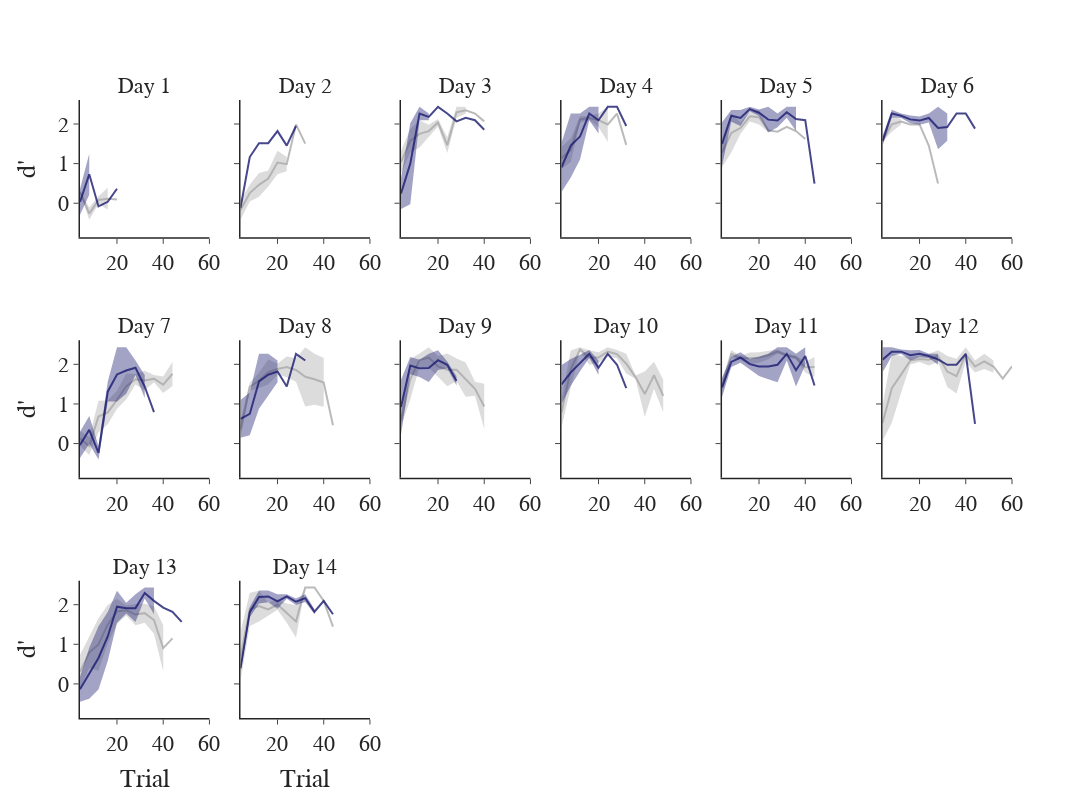

The notebook cell this image was saved under:
### Markdown cell above
### Plot lick accuracy, dprime, correct rejection rate across trials for all days.

### Code cell
## Bin metrics
variable_of_interest = 'dprime'
only_min_trials = False
## Bin data
binned_metrics = ctb.aggregate_metrics(metrics, bin_size=bin_size, variable_of_interest=variable_of_interest)
avg_binned = binned_metrics.groupby(['group', 'day', 'binned_trial'], as_index=False).agg({variable_of_interest: ['mean', 'sem']})

fig = pf.custom_graph_template(x_title='', y_title='', height=800, width=1200,
                               rows=3, columns=6, shared_x=True, shared_y=True,
                               titles=[f'Day {x}' for x in np.arange(1, len(np.unique(avg_binned['day']))+1)])
for idx, day in enumerate(np.unique(avg_binned['day'])):
    plot_data = avg_binned[avg_binned['day'] == day]

    if only_min_trials:
        trial_lengths = []
        for group in np.unique(plot_data['group']):
            trial_lengths.append(plot_data['binned_trial'][plot_data['group'] == group].values[-1])
            min_trials = np.min(trial_lengths)
    if idx < 6:
        row, col = 1, idx + 1
    elif (idx >= 6) & (idx < 12):
        row, col = 2, idx - 5
    else:
        row, col = 3, idx - 11

    for ind, group in enumerate(np.unique(plot_data['group'])):
            if only_min_trials:
                group_data = plot_data[(plot_data['group'] == group) & (plot_data['binned_trial'] <= min_trials)]
                upper = group_data[variable_of_interest]['mean'] + group_data[variable_of_interest]['sem']
                lower = group_data[variable_of_interest]['mean'] - group_data[variable_of_interest]['sem']
            else:
                group_data = plot_data[(plot_data['group'] == group)]
                upper = group_data[variable_of_interest]['mean'] + group_data[variable_of_interest]['sem']
                lower = group_data[variable_of_interest]['mean'] - group_data[variable_of_interest]['sem']
            x_data = np.arange(1, len(group_data['binned_trial'])+1) * bin_size
            fig.add_trace(go.Scatter(x=x_data, y=group_data[variable_of_interest]['mean'], mode='lines', opacity=opacity,
                                    line_color=group_colors_dict[group], showlegend=False,
                                    legendgroup=group, name=group), row=row, col=col)
            fig.add_trace(go.Scatter(name='Upper Bound', x=x_data, y=upper, mode='lines',
                                    marker=dict(color=error_colors[ind]), line=dict(width=0), showlegend=False, 
                                    legendgroup=group), row=row, col=col)
            fig.add_trace(go.Scatter(name='Lower Bound', x=x_data, y=lower, marker=dict(color=error_colors[ind]),
                                    line=dict(width=0), mode='lines', fillcolor=error_colors[ind], fill='tonexty', 
                                    showlegend=False, legendgroup=group), row=row, col=col)
if variable_of_interest != 'dprime':
    fig.add_hline(y=1, line_width=1, line_dash='dash', line_color=chance_color, opacity=1)
fig.update_yaxes(title="d'", col=1)
fig.update_xaxes(title='Trial', row=3)
fig.show()
fig.write_image(pjoin(fig_path, 'dprime_across_trials_across_days.png'))

### Figure 1 — Plotly figure (JSON) as saved in the notebook; plotly's stock layout.template omitted (floating-point values rounded to 4 significant figures)
{"data": [{"legendgroup": "thresh3_twoport", "line": {"color": "darkgrey"}, "mode": "lines", "name": "thresh3_twoport", "opacity": 0.8, "showlegend": false, "type": "scatter", "x": [4, 8, 12, 16, 20], "xaxis": "x", "y": [0.2882, -0.2624, 0.08169, 0.1138, 0.0931], "yaxis": "y"}, {"legendgroup": "thresh3_twoport", "line": {"width": 0}, "marker": {"color": "rgba(169,169,169,0.4)"}, "mode": "lines", "name": "Upper Bound", "showlegend": false, "type": "scatter", "x": [4, 8, 12, 16, 20], "xaxis": "x", "y": [0.3115, -0.1077, 0.1796, 0.3885, null], "yaxis": "y"}, {"fill": "tonexty", "fillcolor": "rgba(169,169,169,0.4)", "legendgroup": "thresh3_twoport", "line": {"width": 0}, "marker": {"color": "rgba(169,169,169,0.4)"}, "mode": "lines", "name": "Lower Bound", "showlegend": false, "type": "scatter", "x": [4, 8, 12, 16, 20], "xaxis": "x", "y": [0.2649, -0.4171, -0.01617, -0.161, null], "yaxis": "y"}, {"legendgroup": "thresh5_twoport", "line": {"color": "midnightblue"}, "mode": "lines", "name": "thresh5_twoport", "opacity": 0.8, "showlegend": false, "type": "scatter", "x": [4, 8, 12, 16, 20], "xaxis": "x", "y": [0.03546, 0.7318, -0.08051, 0.0369, 0.3661], "yaxis": "y"}, {"legendgroup": "thresh5_twoport", "line": {"width": 0}, "marker": {"color": "rgba(25,25,112,0.4)"}, "mode": "lines", "name": "Upper Bound", "showlegend": false, "type": "scatter", "x": [4, 8, 12, 16, 20], "xaxis": "x", "y": [0.3593, 1.249, null, null, null], "yaxis": "y"}, {"fill": "tonexty", "fillcolor": "rgba(25,25,112,0.4)", "legendgroup": "thresh5_twoport", "line": {"width": 0}, "marker": {"color": "rgba(25,25,112,0.4)"}, "mode": "lines", "name": "Lower Bound", "showlegend": false, "type": "scatter", "x": [4, 8, 12, 16, 20], "xaxis": "x", "y": [-0.2884, 0.2146, null, null, null], "yaxis": "y"}, {"legendgroup": "thresh3_twoport", "line": {"color": "darkgrey"}, "mode": "lines", "name": "thresh3_twoport", "opacity": 0.8, "showlegend": false, "type": "scatter", "x": [4, 8, 12, 16, 20, 24, 28, 32], "xaxis": "x2", "y": [-0.1718, 0.2566, 0.4642, 0.6219, 1.027, 0.9857, 1.989, 1.506], "yaxis": "y2"}, {"legendgroup": "thresh3_twoport", "line": {"width": 0}, "marker": {"color": "rgba(169,169,169,0.4)"}, "mode": "lines", "name": "Upper Bound", "showlegend": false, "type": "scatter", "x": [4, 8, 12, 16, 20, 24, 28, 32], "xaxis": "x2", "y": [0.07475, 0.467, 0.7648, 0.8239, 1.323, 1.165, null, null], "yaxis": "y2"}, {"fill": "tonexty", "fillcolor": "rgba(169,169,169,0.4)", "legendgroup": "thresh3_twoport", "line": {"width": 0}, "marker": {"color": "rgba(169,169,169,0.4)"}, "mode": "lines", "name": "Lower Bound", "showlegend": false, "type": "scatter", "x": [4, 8, 12, 16, 20, 24, 28, 32], "xaxis": "x2", "y": [-0.4185, 0.04625, 0.1636, 0.4198, 0.7303, 0.8061, null, null], "yaxis": "y2"}, {"legendgroup": "thresh5_twoport", "line": {"color": "midnightblue"}, "mode": "lines", "name": "thresh5_twoport", "opacity": 0.8, "showlegend": false, "type": "scatter", "x": [4, 8, 12, 16, 20, 24, 28], "xaxis": "x2", "y": [-0.1145, 1.165, 1.517, 1.517, 1.821, 1.455, 1.949], "yaxis": "y2"}, {"legendgroup": "thresh5_twoport", "line": {"width": 0}, "marker": {"color": "rgba(25,25,112,0.4)"}, "mode": "lines", "name": "Upper Bound", "showlegend": false, "type": "scatter", "x": [4, 8, 12, 16, 20, 24, 28], "xaxis": "x2", "y": [0.4583, null, null, null, null, null, null], "yaxis": "y2"}, {"fill": "tonexty", "fillcolor": "rgba(25,25,112,0.4)", "legendgroup": "thresh5_twoport", "line": {"width": 0}, "marker": {"color": "rgba(25,25,112,0.4)"}, "mode": "lines", "name": "Lower Bound", "showlegend": false, "type": "scatter", "x": [4, 8, 12, 16, 20, 24, 28], "xaxis": "x2", "y": [-0.6873, null, null, null, null, null, null], "yaxis": "y2"}, {"legendgroup": "thresh3_twoport", "line": {"color": "darkgrey"}, "mode": "lines", "name": "thresh3_twoport", "opacity": 0.8, "showlegend": false, "type": "scatter", "x": [4, 8, 12, 16, 20, 24, 28, 32, 36, 40], "xaxis": "x3", "y": [1.039, 1.577, 1.75, 1.821, 2.036, 1.467, 2.295, 2.348, 2.264, 2.066], "yaxis": "y3"}, {"legendgroup": "thresh3_twoport", "line": {"width": 0}, "marker": {"color": "rgba(169,169,169,0.4)"}, "mode": "lines", "name": "Upper Bound", "showlegend": false, "type": "scatter", "x": [4, 8, 12, 16, 20, 24, 28, 32, 36, 40], "xaxis": "x3", "y": [1.324, 1.872, 2.096, 1.98, 2.129, 1.666, 2.433, 2.433, null, null], "yaxis": "y3"}, {"fill": "tonexty", "fillcolor": "rgba(169,169,169,0.4)", "legendgroup": "thresh3_twoport", "line": {"width": 0}, "marker": {"color": "rgba(169,169,169,0.4)"}, "mode": "lines", "name": "Lower Bound", "showlegend": false, "type": "scatter", "x": [4, 8, 12, 16, 20, 24, 28, 32, 36, 40], "xaxis": "x3", "y": [0.755, 1.282, 1.405, 1.662, 1.943, 1.268, 2.158, 2.264, null, null], "yaxis": "y3"}, {"legendgroup": "thresh5_twoport", "line": {"color": "midnightblue"}, "mode": "lines", "name": "thresh5_twoport", "opacity": 0.8, "showlegend": false, "type": "scatter", "x": [4, 8, 12, 16, 20, 24, 28, 32, 36, 40], "xaxis": "x3", "y": [0.2458, 0.9991, 2.264, 2.18, 2.433, 2.264, 2.066, 2.158, 2.096, 1.854], "yaxis": "y3"}, {"legendgroup": "thresh5_twoport", "line": {"width": 0}, "marker": {"color": "rgba(25,25,112,0.4)"}, "mode": "lines", "name": "Upper Bound", "showlegend": false, "type": "scatter", "x": [4, 8, 12, 16, 20, 24, 28, 32, 36, 40], "xaxis": "x3", "y": [0.6376, 2.022, 2.433, 2.264, null, null, null, null, null, null], "yaxis": "y3"}, {"fill": "tonexty", "fillcolor": "rgba(25,25,112,0.4)", "legendgroup": "thresh5_twoport", "line": {"width": 0}, "marker": {"color": "rgba(25,25,112,0.4)"}, "mode": "lines", "name": "Lower Bound", "showlegend": false, "type": "scatter", "x": [4, 8, 12, 16, 20, 24, 28, 32, 36, 40], "xaxis": "x3", "y": [-0.1461, -0.02371, 2.096, 2.096, null, null, null, null, null, null], "yaxis": "y3"}, {"legendgroup": "thresh3_twoport", "line": {"color": "darkgrey"}, "mode": "lines", "name": "thresh3_twoport", "opacity": 0.8, "showlegend": false, "type": "scatter", "x": [4, 8, 12, 16, 20, 24, 28, 32], "xaxis": "x4", "y": [1.139, 1.341, 2.117, 2.152, 2.096, 1.989, 2.264, 1.473], "yaxis": "y4"}, {"legendgroup": "thresh3_twoport", "line": {"width": 0}, "marker": {"color": "rgba(169,169,169,0.4)"}, "mode": "lines", "name": "Upper Bound", "showlegend": false, "type": "scatter", "x": [4, 8, 12, 16, 20, 24, 28, 32], "xaxis": "x4", "y": [1.417, 1.638, 2.197, 2.208, 2.264, 2.433, null, null], "yaxis": "y4"}, {"fill": "tonexty", "fillcolor": "rgba(169,169,169,0.4)", "legendgroup": "thresh3_twoport", "line": {"width": 0}, "marker": {"color": "rgba(169,169,169,0.4)"}, "mode": "lines", "name": "Lower Bound", "showlegend": false, "type": "scatter", "x": [4, 8, 12, 16, 20, 24, 28, 32], "xaxis": "x4", "y": [0.8619, 1.044, 2.037, 2.096, 1.927, 1.546, null, null], "yaxis": "y4"}, {"legendgroup": "thresh5_twoport", "line": {"color": "midnightblue"}, "mode": "lines", "name": "thresh5_twoport", "opacity": 0.8, "showlegend": false, "type": "scatter", "x": [4, 8, 12, 16, 20, 24, 28, 32], "xaxis": "x4", "y": [0.9063, 1.456, 1.684, 2.264, 2.096, 2.433, 2.433, 1.949], "yaxis": "y4"}, {"legendgroup": "thresh5_twoport", "line": {"width": 0}, "marker": {"color": "rgba(25,25,112,0.4)"}, "mode": "lines", "name": "Upper Bound", "showlegend": false, "type": "scatter", "x": [4, 8, 12, 16, 20, 24, 28, 32], "xaxis": "x4", "y": [1.526, 2.264, 2.264, 2.433, 2.433, null, null, null], "yaxis": "y4"}, {"fill": "tonexty", "fillcolor": "rgba(25,25,112,0.4)", "legendgroup": "thresh5_twoport", "line": {"width": 0}, "marker": {"color": "rgba(25,25,112,0.4)"}, "mode": "lines", "name": "Lower Bound", "showlegend": false, "type": "scatter", "x": [4, 8, 12, 16, 20, 24, 28, 32], "xaxis": "x4", "y": [0.2865, 0.6474, 1.103, 2.096, 1.759, null, null, null], "yaxis": "y4"}, {"legendgroup": "thresh3_twoport", "line": {"color": "darkgrey"}, "mode": "lines", "name": "thresh3_twoport", "opacity": 0.8, "showlegend": false, "type": "scatter", "x": [4, 8, 12, 16, 20, 24, 28, 32, 36, 40], "xaxis": "x5", "y": [1.275, 1.773, 1.899, 2.193, 2.173, 1.838, 1.806, 1.927, 1.821, 1.623], "yaxis": "y5"}, {"legendgroup": "thresh3_twoport", "line": {"width": 0}, "marker": {"color": "rgba(169,169,169,0.4)"}, "mode": "lines", "name": "Upper Bound", "showlegend": false, "type": "scatter", "x": [4, 8, 12, 16, 20, 24, 28, 32, 36, 40], "xaxis": "x5", "y": [1.641, 2.264, 2.046, 2.322, 2.355, 1.883, null, null, null, null], "yaxis": "y5"}, {"fill": "tonexty", "fillcolor": "rgba(169,169,169,0.4)", "legendgroup": "thresh3_twoport", "line": {"width": 0}, "marker": {"color": "rgba(169,169,169,0.4)"}, "mode": "lines", "name": "Lower Bound", "showlegend": false, "type": "scatter", "x": [4, 8, 12, 16, 20, 24, 28, 32, 36, 40], "xaxis": "x5", "y": [0.9087, 1.282, 1.752, 2.064, 1.99, 1.793, null, null, null, null], "yaxis": "y5"}, {"legendgroup": "thresh5_twoport", "line": {"color": "midnightblue"}, "mode": "lines", "name": "thresh5_twoport", "opacity": 0.8, "showlegend": false, "type": "scatter", "x": [4, 8, 12, 16, 20, 24, 28, 32, 36, 40, 44], "xaxis": "x5", "y": [1.496, 2.208, 2.152, 2.377, 2.285, 2.11, 2.09, 2.295, 2.127, 2.096, 0.4978], "yaxis": "y5"}, {"legendgroup": "thresh5_twoport", "line": {"width": 0}, "marker": {"color": "rgba(25,25,112,0.4)"}, "mode": "lines", "name": "Upper Bound", "showlegend": false, "type": "scatter", "x": [4, 8, 12, 16, 20, 24, 28, 32, 36, 40, 44], "xaxis": "x5", "y": [2.047, 2.357, 2.354, 2.433, 2.365, 2.433, 2.264, 2.433, 2.433, null, null], "yaxis": "y5"}, {"fill": "tonexty", "fillcolor": "rgba(25,25,112,0.4)", "legendgroup": "thresh5_twoport", "line": {"width": 0}, "marker": {"color": "rgba(25,25,112,0.4)"}, "mode": "lines", "name": "Lower Bound", "showlegend": false, "type": "scatter", "x": [4, 8, 12, 16, 20, 24, 28, 32, 36, 40, 44], "xaxis": "x5", "y": [0.9457, 2.06, 1.95, 2.32, 2.205, 1.788, 1.916, 2.158, 1.821, null, null], "yaxis": "y5"}, {"legendgroup": "thresh3_twoport", "line": {"color": "darkgrey"}, "mode": "lines", "name": "thresh3_twoport", "opacity": 0.8, "showlegend": false, "type": "scatter", "x": [4, 8, 12, 16, 20, 24, 28], "xaxis": "x6", "y": [1.573, 1.994, 2.06, 1.989, 1.989, 1.455, 0.4978], "yaxis": "y6"}, {"legendgroup": "thresh3_twoport", "line": {"width": 0}, "marker": {"color": "rgba(169,169,169,0.4)"}, "mode": "lines", "name": "Upper Bound", "showlegend": false, "type": "scatter", "x": [4, 8, 12, 16, 20, 24, 28], "xaxis": "x6", "y": [1.587, 2.186, 2.134, null, null, null, null], "yaxis": "y6"}, {"fill": "tonexty", "fillcolor": "rgba(169,169,169,0.4)", "legendgroup": "thresh3_twoport", "line": {"width": 0}, "marker": {"color": "rgba(169,169,169,0.4)"}, "mode": "lines", "name": "Lower Bound", "showlegend": false, "type": "scatter", "x": [4, 8, 12, 16, 20, 24, 28], "xaxis": "x6", "y": [1.559, 1.803, 1.987, null, null, null, null], "yaxis": "y6"}, {"legendgroup": "thresh5_twoport", "line": {"color": "midnightblue"}, "mode": "lines", "name": "thresh5_twoport", "opacity": 0.8, "showlegend": false, "type": "scatter", "x": [4, 8, 12, 16, 20, 24, 28, 32, 36, 40, 44], "xaxis": "x6", "y": [1.573, 2.264, 2.208, 2.117, 2.086, 2.152, 1.898, 1.922, 2.264, 2.264, 1.883], "yaxis": "y6"}, {"legendgroup": "thresh5_twoport", "line": {"width": 0}, "marker": {"color": "rgba(25,25,112,0.4)"}, "mode": "lines", "name": "Upper Bound", "showlegend": false, "type": "scatter", "x": [4, 8, 12, 16, 20, 24, 28, 32, 36, 40, 44], "xaxis": "x6", "y": [1.695, 2.361, 2.264, 2.216, 2.192, 2.264, 2.433, 2.264, null, null, null], "yaxis": "y6"}, {"fill": "tonexty", "fillcolor": "rgba(25,25,112,0.4)", "legendgroup": "thresh5_twoport", "line": {"width": 0}, "marker": {"color": "rgba(25,25,112,0.4)"}, "mode": "lines", "name": "Lower Bound", "showlegend": false, "type": "scatter", "x": [4, 8, 12, 16, 20, 24, 28, 32, 36, 40, 44], "xaxis": "x6", "y": [1.452, 2.167, 2.152, 2.017, 1.98, 2.04, 1.363, 1.579, null, null, null], "yaxis": "y6"}, {"legendgroup": "thresh3_twoport", "line": {"color": "darkgrey"}, "mode": "lines", "name": "thresh3_twoport", "opacity": 0.8, "showlegend": false, "type": "scatter", "x": [4, 8, 12, 16, 20, 24, 28, 32, 36, 40, 44], "xaxis": "x7", "y": [0.127, -0.05987, 0.6841, 0.7866, 1.105, 1.44, 1.623, 1.593, 1.638, 1.485, 1.761], "yaxis": "y7"}, {"legendgroup": "thresh3_twoport", "line": {"width": 0}, "marker": {"color": "rgba(169,169,169,0.4)"}, "mode": "lines", "name": "Upper Bound", "showlegend": false, "type": "scatter", "x": [4, 8, 12, 16, 20, 24, 28, 32, 36, 40, 44], "xaxis": "x7", "y": [0.3163, 0.1681, 1.08, 1.085, 1.333, 1.769, 1.757, 1.836, 1.729, 1.693, 2.066], "yaxis": "y7"}, {"fill": "tonexty", "fillcolor": "rgba(169,169,169,0.4)", "legendgroup": "thresh3_twoport", "line": {"width": 0}, "marker": {"color": "rgba(169,169,169,0.4)"}, "mode": "lines", "name": "Lower Bound", "showlegend": false, "type": "scatter", "x": [4, 8, 12, 16, 20, 24, 28, 32, 36, 40, 44], "xaxis": "x7", "y": [-0.06235, -0.2878, 0.288, 0.4886, 0.8774, 1.111, 1.49, 1.349, 1.546, 1.277, 1.456], "yaxis": "y7"}, {"legendgroup": "thresh5_twoport", "line": {"color": "midnightblue"}, "mode": "lines", "name": "thresh5_twoport", "opacity": 0.8, "showlegend": false, "type": "scatter", "x": [4, 8, 12, 16, 20, 24, 28, 32, 36], "xaxis": "x7", "y": [-0.03304, 0.3467, -0.2333, 1.31, 1.746, 1.845, 1.913, 1.44, 0.7916], "yaxis": "y7"}, {"legendgroup": "thresh5_twoport", "line": {"width": 0}, "marker": {"color": "rgba(25,25,112,0.4)"}, "mode": "lines", "name": "Upper Bound", "showlegend": false, "type": "scatter", "x": [4, 8, 12, 16, 20, 24, 28, 32, 36], "xaxis": "x7", "y": [0.3001, 0.6962, -0.06343, 1.561, 2.433, 2.433, 2.096, 1.73, null], "yaxis": "y7"}, {"fill": "tonexty", "fillcolor": "rgba(25,25,112,0.4)", "legendgroup": "thresh5_twoport", "line": {"width": 0}, "marker": {"color": "rgba(25,25,112,0.4)"}, "mode": "lines", "name": "Lower Bound", "showlegend": false, "type": "scatter", "x": [4, 8, 12, 16, 20, 24, 28, 32, 36], "xaxis": "x7", "y": [-0.3662, -0.002794, -0.4032, 1.059, 1.059, 1.257, 1.73, 1.15, null], "yaxis": "y7"}, {"legendgroup": "thresh3_twoport", "line": {"color": "darkgrey"}, "mode": "lines", "name": "thresh3_twoport", "opacity": 0.8, "showlegend": false, "type": "scatter", "x": [4, 8, 12, 16, 20, 24, 28, 32, 36, 40, 44], "xaxis": "x8", "y": [0.3542, 1.43, 1.593, 1.806, 1.882, 1.933, 1.858, 1.685, 1.623, 1.543, 0.4643], "yaxis": "y8"}, {"legendgroup": "thresh3_twoport", "line": {"width": 0}, "marker": {"color": "rgba(169,169,169,0.4)"}, "mode": "lines", "name": "Upper Bound", "showlegend": false, "type": "scatter", "x": [4, 8, 12, 16, 20, 24, 28, 32, 36, 40, 44], "xaxis": "x8", "y": [0.5603, 1.536, 1.785, 2.121, 2.02, 2.195, 2.153, 2.433, 2.264, 2.158, null], "yaxis": "y8"}, {"fill": "tonexty", "fillcolor": "rgba(169,169,169,0.4)", "legendgroup": "thresh3_twoport", "line": {"width": 0}, "marker": {"color": "rgba(169,169,169,0.4)"}, "mode": "lines", "name": "Lower Bound", "showlegend": false, "type": "scatter", "x": [4, 8, 12, 16, 20, 24, 28, 32, 36, 40, 44], "xaxis": "x8", "y": [0.1481, 1.324, 1.4, 1.492, 1.744, 1.671, 1.563, 0.9379, 0.9823, 0.9281, null], "yaxis": "y8"}, {"legendgroup": "thresh5_twoport", "line": {"color": "midnightblue"}, "mode": "lines", "name": "thresh5_twoport", "opacity": 0.8, "showlegend": false, "type": "scatter", "x": [4, 8, 12, 16, 20, 24, 28, 32], "xaxis": "x8", "y": [0.623, 0.7486, 1.57, 1.739, 1.821, 1.44, 2.264, 2.096], "yaxis": "y8"}, {"legendgroup": "thresh5_twoport", "line": {"width": 0}, "marker": {"color": "rgba(25,25,112,0.4)"}, "mode": "lines", "name": "Upper Bound", "showlegend": false, "type": "scatter", "x": [4, 8, 12, 16, 20, 24, 28, 32], "xaxis": "x8", "y": [1.1, 1.287, 2.264, 2.264, 2.096, null, null, null], "yaxis": "y8"}, {"fill": "tonexty", "fillcolor": "rgba(25,25,112,0.4)", "legendgroup": "thresh5_twoport", "line": {"width": 0}, "marker": {"color": "rgba(25,25,112,0.4)"}, "mode": "lines", "name": "Lower Bound", "showlegend": false, "type": "scatter", "x": [4, 8, 12, 16, 20, 24, 28, 32], "xaxis": "x8", "y": [0.1459, 0.21, 0.8759, 1.213, 1.546, null, null, null], "yaxis": "y8"}, {"legendgroup": "thresh3_twoport", "line": {"color": "darkgrey"}, "mode": "lines", "name": "thresh3_twoport", "opacity": 0.8, "showlegend": false, "type": "scatter", "x": [4, 8, 12, 16, 20, 24, 28, 32, 36, 40], "xaxis": "x9", "y": [0.5827, 1.624, 2.107, 2.173, 1.949, 1.862, 1.862, 1.613, 1.384, 0.9381], "yaxis": "y9"}, {"legendgroup": "thresh3_twoport", "line": {"width": 0}, "marker": {"color": "rgba(169,169,169,0.4)"}, "mode": "lines", "name": "Upper Bound", "showlegend": false, "type": "scatter", "x": [4, 8, 12, 16, 20, 24, 28, 32, 36, 40], "xaxis": "x9", "y": [0.7293, 2.133, 2.272, 2.433, 2.213, 2.276, 2.149, 2.045, 1.559, 1.509], "yaxis": "y9"}, {"fill": "tonexty", "fillcolor": "rgba(169,169,169,0.4)", "legendgroup": "thresh3_twoport", "line": {"width": 0}, "marker": {"color": "rgba(169,169,169,0.4)"}, "mode": "lines", "name": "Lower Bound", "showlegend": false, "type": "scatter", "x": [4, 8, 12, 16, 20, 24, 28, 32, 36, 40], "xaxis": "x9", "y": [0.4361, 1.116, 1.942, 1.913, 1.685, 1.449, 1.576, 1.182, 1.209, 0.3669], "yaxis": "y9"}, {"legendgroup": "thresh5_twoport", "line": {"color": "midnightblue"}, "mode": "lines", "name": "thresh5_twoport", "opacity": 0.8, "showlegend": false, "type": "scatter", "x": [4, 8, 12, 16, 20, 24, 28], "xaxis": "x9", "y": [0.9209, 1.969, 1.899, 1.909, 2.107, 1.989, 1.583], "yaxis": "y9"}, {"legendgroup": "thresh5_twoport", "line": {"width": 0}, "marker": {"color": "rgba(25,25,112,0.4)"}, "mode": "lines", "name": "Upper Bound", "showlegend": false, "type": "scatter", "x": [4, 8, 12, 16, 20, 24, 28], "xaxis": "x9", "y": [1.613, 2.186, 2.119, 2.264, 2.353, 2.075, 1.7], "yaxis": "y9"}, {"fill": "tonexty", "fillcolor": "rgba(25,25,112,0.4)", "legendgroup": "thresh5_twoport", "line": {"width": 0}, "marker": {"color": "rgba(25,25,112,0.4)"}, "mode": "lines", "name": "Lower Bound", "showlegend": false, "type": "scatter", "x": [4, 8, 12, 16, 20, 24, 28], "xaxis": "x9", "y": [0.2287, 1.752, 1.68, 1.554, 1.86, 1.904, 1.465], "yaxis": "y9"}, {"legendgroup": "thresh3_twoport", "line": {"color": "darkgrey"}, "mode": "lines", "name": "thresh3_twoport", "opacity": 0.8, "showlegend": false, "type": "scatter", "x": [4, 8, 12, 16, 20, 24, 28, 32, 36, 40, 44, 48], "xaxis": "x10", "y": [0.7842, 1.883, 2.377, 2.173, 2.173, 2.32, 2.254, 2.015, 1.678, 1.25, 1.724, 1.202], "yaxis": "y10"}, {"legendgroup": "thresh3_twoport", "line": {"width": 0}, "marker": {"color": "rgba(169,169,169,0.4)"}, "mode": "lines", "name": "Upper Bound", "showlegend": false, "type": "scatter", "x": [4, 8, 12, 16, 20, 24, 28, 32, 36, 40, 44, 48], "xaxis": "x10", "y": [1.158, 2.351, 2.433, 2.355, 2.306, 2.433, 2.36, 2.264, 1.72, 1.821, 2.066, 1.612], "yaxis": "y10"}, {"fill": "tonexty", "fillcolor": "rgba(169,169,169,0.4)", "legendgroup": "thresh3_twoport", "line": {"width": 0}, "marker": {"color": "rgba(169,169,169,0.4)"}, "mode": "lines", "name": "Lower Bound", "showlegend": false, "type": "scatter", "x": [4, 8, 12, 16, 20, 24, 28, 32, 36, 40, 44, 48], "xaxis": "x10", "y": [0.4105, 1.415, 2.32, 1.99, 2.039, 2.208, 2.149, 1.766, 1.637, 0.678, 1.381, 0.7916], "yaxis": "y10"}, {"legendgroup": "thresh5_twoport", "line": {"color": "midnightblue"}, "mode": "lines", "name": "thresh5_twoport", "opacity": 0.8, "showlegend": false, "type": "scatter", "x": [4, 8, 12, 16, 20, 24, 28, 32], "xaxis": "x10", "y": [1.494, 1.797, 2.031, 2.264, 1.913, 2.264, 1.989, 1.399], "yaxis": "y10"}, {"legendgroup": "thresh5_twoport", "line": {"width": 0}, "marker": {"color": "rgba(25,25,112,0.4)"}, "mode": "lines", "name": "Upper Bound", "showlegend": false, "type": "scatter", "x": [4, 8, 12, 16, 20, 24, 28, 32], "xaxis": "x10", "y": [1.986, 2.136, 2.24, 2.361, 2.096, null, null, null], "yaxis": "y10"}, {"fill": "tonexty", "fillcolor": "rgba(25,25,112,0.4)", "legendgroup": "thresh5_twoport", "line": {"width": 0}, "marker": {"color": "rgba(25,25,112,0.4)"}, "mode": "lines", "name": "Lower Bound", "showlegend": false, "type": "scatter", "x": [4, 8, 12, 16, 20, 24, 28, 32], "xaxis": "x10", "y": [1.001, 1.457, 1.823, 2.167, 1.729, null, null, null], "yaxis": "y10"}, {"legendgroup": "thresh3_twoport", "line": {"color": "darkgrey"}, "mode": "lines", "name": "thresh3_twoport", "opacity": 0.8, "showlegend": false, "type": "scatter", "x": [4, 8, 12, 16, 20, 24, 28, 32, 36, 40, 44], "xaxis": "x11", "y": [1.424, 2.264, 2.152, 2.152, 2.173, 2.229, 2.32, 2.229, 2.173, 1.928, 1.935], "yaxis": "y11"}, {"legendgroup": "thresh3_twoport", "line": {"width": 0}, "marker": {"color": "rgba(169,169,169,0.4)"}, "mode": "lines", "name": "Upper Bound", "showlegend": false, "type": "scatter", "x": [4, 8, 12, 16, 20, 24, 28, 32, 36, 40, 44], "xaxis": "x11", "y": [1.622, 2.361, 2.208, 2.301, 2.306, 2.332, 2.377, 2.264, 2.222, 2.061, 2.187], "yaxis": "y11"}, {"fill": "tonexty", "fillcolor": "rgba(169,169,169,0.4)", "legendgroup": "thresh3_twoport", "line": {"width": 0}, "marker": {"color": "rgba(169,169,169,0.4)"}, "mode": "lines", "name": "Lower Bound", "showlegend": false, "type": "scatter", "x": [4, 8, 12, 16, 20, 24, 28, 32, 36, 40, 44], "xaxis": "x11", "y": [1.226, 2.167, 2.096, 2.003, 2.039, 2.125, 2.264, 2.193, 2.123, 1.796, 1.682], "yaxis": "y11"}, {"legendgroup": "thresh5_twoport", "line": {"color": "midnightblue"}, "mode": "lines", "name": "thresh5_twoport", "opacity": 0.8, "showlegend": false, "type": "scatter", "x": [4, 8, 12, 16, 20, 24, 28, 32, 36, 40, 44], "xaxis": "x11", "y": [1.419, 2.06, 2.173, 2.004, 1.948, 1.944, 1.989, 2.264, 1.852, 2.208, 1.465], "yaxis": "y11"}, {"legendgroup": "thresh5_twoport", "line": {"width": 0}, "marker": {"color": "rgba(25,25,112,0.4)"}, "mode": "lines", "name": "Upper Bound", "showlegend": false, "type": "scatter", "x": [4, 8, 12, 16, 20, 24, 28, 32, 36, 40, 44], "xaxis": "x11", "y": [1.662, 2.19, 2.306, 2.138, 2.192, 2.264, 2.433, 2.433, 2.264, 2.433, null], "yaxis": "y11"}, {"fill": "tonexty", "fillcolor": "rgba(25,25,112,0.4)", "legendgroup": "thresh5_twoport", "line": {"width": 0}, "marker": {"color": "rgba(25,25,112,0.4)"}, "mode": "lines", "name": "Lower Bound", "showlegend": false, "type": "scatter", "x": [4, 8, 12, 16, 20, 24, 28, 32, 36, 40, 44], "xaxis": "x11", "y": [1.176, 1.931, 2.039, 1.871, 1.704, 1.623, 1.546, 2.096, 1.44, 1.984, null], "yaxis": "y11"}, {"legendgroup": "thresh3_twoport", "line": {"color": "darkgrey"}, "mode": "lines", "name": "thresh3_twoport", "opacity": 0.8, "showlegend": false, "type": "scatter", "x": [4, 8, 12, 16, 20, 24, 28, 32, 36, 40, 44, 48, 52, 56, 60], "xaxis": "x12", "y": [0.5216, 1.396, 1.74, 2.096, 2.137, 2.117, 2.208, 1.819, 1.702, 2.25, 1.944, 2.074, 1.942, 1.638, 1.949], "yaxis": "y12"}, {"legendgroup": "thresh3_twoport", "line": {"width": 0}, "marker": {"color": "rgba(169,169,169,0.4)"}, "mode": "lines", "name": "Upper Bound", "showlegend": false, "type": "scatter", "x": [4, 8, 12, 16, 20, 24, 28, 32, 36, 40, 44, 48, 52, 56, 60], "xaxis": "x12", "y": [0.9704, 2.27, 2.204, 2.193, 2.217, 2.264, 2.357, 2.208, 2.141, 2.433, 2.096, 2.264, 2.096, null, null], "yaxis": "y12"}, {"fill": "tonexty", "fillcolor": "rgba(169,169,169,0.4)", "legendgroup": "thresh3_twoport", "line": {"width": 0}, "marker": {"color": "rgba(169,169,169,0.4)"}, "mode": "lines", "name": "Lower Bound", "showlegend": false, "type": "scatter", "x": [4, 8, 12, 16, 20, 24, 28, 32, 36, 40, 44, 48, 52, 56, 60], "xaxis": "x12", "y": [0.07268, 0.5224, 1.277, 1.999, 2.057, 1.969, 2.06, 1.429, 1.264, 2.066, 1.792, 1.883, 1.788, null, null], "yaxis": "y12"}, {"legendgroup": "thresh5_twoport", "line": {"color": "midnightblue"}, "mode": "lines", "name": "thresh5_twoport", "opacity": 0.8, "showlegend": false, "type": "scatter", "x": [4, 8, 12, 16, 20, 24, 28, 32, 36, 40, 44], "xaxis": "x12", "y": [2.118, 2.32, 2.32, 2.229, 2.269, 2.211, 2.127, 1.989, 1.989, 2.264, 0.4978], "yaxis": "y12"}, {"legendgroup": "thresh5_twoport", "line": {"width": 0}, "marker": {"color": "rgba(25,25,112,0.4)"}, "mode": "lines", "name": "Upper Bound", "showlegend": false, "type": "scatter", "x": [4, 8, 12, 16, 20, 24, 28, 32, 36, 40, 44], "xaxis": "x12", "y": [2.433, 2.433, 2.377, 2.358, 2.362, 2.264, 2.264, null, null, null, null], "yaxis": "y12"}, {"fill": "tonexty", "fillcolor": "rgba(25,25,112,0.4)", "legendgroup": "thresh5_twoport", "line": {"width": 0}, "marker": {"color": "rgba(25,25,112,0.4)"}, "mode": "lines", "name": "Lower Bound", "showlegend": false, "type": "scatter", "x": [4, 8, 12, 16, 20, 24, 28, 32, 36, 40, 44], "xaxis": "x12", "y": [1.803, 2.208, 2.264, 2.1, 2.176, 2.158, 1.989, null, null, null, null], "yaxis": "y12"}, {"legendgroup": "thresh3_twoport", "line": {"color": "darkgrey"}, "mode": "lines", "name": "thresh3_twoport", "opacity": 0.8, "showlegend": false, "type": "scatter", "x": [4, 8, 12, 16, 20, 24, 28, 32, 36, 40, 44], "xaxis": "x13", "y": [0.3079, 0.7915, 0.9954, 1.502, 1.832, 1.857, 1.75, 1.786, 1.613, 0.9014, 1.15], "yaxis": "y13"}, {"legendgroup": "thresh3_twoport", "line": {"width": 0}, "marker": {"color": "rgba(169,169,169,0.4)"}, "mode": "lines", "name": "Upper Bound", "showlegend": false, "type": "scatter", "x": [4, 8, 12, 16, 20, 24, 28, 32, 36, 40, 44], "xaxis": "x13", "y": [0.7315, 1.179, 1.656, 1.991, 2.15, 1.986, 2.018, 2.025, 1.961, 1.483, null], "yaxis": "y13"}, {"fill": "tonexty", "fillcolor": "rgba(169,169,169,0.4)", "legendgroup": "thresh3_twoport", "line": {"width": 0}, "marker": {"color": "rgba(169,169,169,0.4)"}, "mode": "lines", "name": "Lower Bound", "showlegend": false, "type": "scatter", "x": [4, 8, 12, 16, 20, 24, 28, 32, 36, 40, 44], "xaxis": "x13", "y": [-0.1157, 0.4044, 0.3351, 1.013, 1.513, 1.727, 1.482, 1.546, 1.266, 0.3196, null], "yaxis": "y13"}, {"legendgroup": "thresh5_twoport", "line": {"color": "midnightblue"}, "mode": "lines", "name": "thresh5_twoport", "opacity": 0.8, "showlegend": false, "type": "scatter", "x": [4, 8, 12, 16, 20, 24, 28, 32, 36, 40, 44, 48], "xaxis": "x13", "y": [-0.1331, 0.2698, 0.6547, 1.197, 1.949, 1.913, 1.913, 2.295, 2.096, 1.927, 1.821, 1.565], "yaxis": "y13"}, {"legendgroup": "thresh5_twoport", "line": {"width": 0}, "marker": {"color": "rgba(25,25,112,0.4)"}, "mode": "lines", "name": "Upper Bound", "showlegend": false, "type": "scatter", "x": [4, 8, 12, 16, 20, 24, 28, 32, 36, 40, 44, 48], "xaxis": "x13", "y": [0.1842, 0.9113, 1.453, 1.817, 2.351, 2.046, 2.264, 2.433, 2.433, null, null, null], "yaxis": "y13"}, {"fill": "tonexty", "fillcolor": "rgba(25,25,112,0.4)", "legendgroup": "thresh5_twoport", "line": {"width": 0}, "marker": {"color": "rgba(25,25,112,0.4)"}, "mode": "lines", "name": "Lower Bound", "showlegend": false, "type": "scatter", "x": [4, 8, 12, 16, 20, 24, 28, 32, 36, 40, 44, 48], "xaxis": "x13", "y": [-0.4504, -0.3716, -0.1438, 0.5767, 1.547, 1.779, 1.561, 2.158, 1.759, null, null, null], "yaxis": "y13"}, {"legendgroup": "thresh3_twoport", "line": {"color": "darkgrey"}, "mode": "lines", "name": "thresh3_twoport", "opacity": 0.8, "showlegend": false, "type": "scatter", "x": [4, 8, 12, 16, 20, 24, 28, 32, 36, 40, 44], "xaxis": "x14", "y": [0.6927, 1.883, 1.964, 1.882, 2.004, 1.786, 1.577, 2.433, 2.433, 2.096, 1.444], "yaxis": "y14"}, {"legendgroup": "thresh3_twoport", "line": {"width": 0}, "marker": {"color": "rgba(169,169,169,0.4)"}, "mode": "lines", "name": "Upper Bound", "showlegend": false, "type": "scatter", "x": [4, 8, 12, 16, 20, 24, 28, 32, 36, 40, 44], "xaxis": "x14", "y": [1.309, 2.303, 2.352, 2.046, 2.138, 2.029, 1.989, 2.433, null, null, null], "yaxis": "y14"}, {"fill": "tonexty", "fillcolor": "rgba(169,169,169,0.4)", "legendgroup": "thresh3_twoport", "line": {"width": 0}, "marker": {"color": "rgba(169,169,169,0.4)"}, "mode": "lines", "name": "Lower Bound", "showlegend": false, "type": "scatter", "x": [4, 8, 12, 16, 20, 24, 28, 32, 36, 40, 44], "xaxis": "x14", "y": [0.07666, 1.463, 1.576, 1.719, 1.871, 1.542, 1.165, 2.433, null, null, null], "yaxis": "y14"}, {"legendgroup": "thresh5_twoport", "line": {"color": "midnightblue"}, "mode": "lines", "name": "thresh5_twoport", "opacity": 0.8, "showlegend": false, "type": "scatter", "x": [4, 8, 12, 16, 20, 24, 28, 32, 36, 40, 44], "xaxis": "x14", "y": [0.3921, 1.811, 2.193, 2.208, 2.081, 2.208, 2.074, 2.165, 1.821, 2.096, 1.759], "yaxis": "y14"}, {"legendgroup": "thresh5_twoport", "line": {"width": 0}, "marker": {"color": "rgba(25,25,112,0.4)"}, "mode": "lines", "name": "Upper Bound", "showlegend": false, "type": "scatter", "x": [4, 8, 12, 16, 20, 24, 28, 32, 36, 40, 44], "xaxis": "x14", "y": [0.4839, 1.94, 2.356, 2.357, 2.264, 2.264, 2.158, 2.264, 1.883, null, null], "yaxis": "y14"}, {"fill": "tonexty", "fillcolor": "rgba(25,25,112,0.4)", "legendgroup": "thresh5_twoport", "line": {"width": 0}, "marker": {"color": "rgba(25,25,112,0.4)"}, "mode": "lines", "name": "Lower Bound", "showlegend": false, "type": "scatter", "x": [4, 8, 12, 16, 20, 24, 28, 32, 36, 40, 44], "xaxis": "x14", "y": [0.3003, 1.682, 2.031, 2.06, 1.898, 2.152, 1.989, 2.066, 1.759, null, null], "yaxis": "y14"}], "layout": {"annotations": [{"font": {"size": 22}, "showarrow": false, "text": "Day 1", "x": 0.06944, "xanchor": "center", "xref": "paper", "y": 1, "yanchor": "bottom", "yref": "paper"}, {"font": {"size": 22}, "showarrow": false, "text": "Day 2", "x": 0.2417, "xanchor": "center", "xref": "paper", "y": 1, "yanchor": "bottom", "yref": "paper"}, {"font": {"size": 22}, "showarrow": false, "text": "Day 3", "x": 0.4139, "xanchor": "center", "xref": "paper", "y": 1, "yanchor": "bottom", "yref": "paper"}, {"font": {"size": 22}, "showarrow": false, "text": "Day 4", "x": 0.5861, "xanchor": "center", "xref": "paper", "y": 1, "yanchor": "bottom", "yref": "paper"}, {"font": {"size": 22}, "showarrow": false, "text": "Day 5", "x": 0.7583, "xanchor": "center", "xref": "paper", "y": 1, "yanchor": "bottom", "yref": "paper"}, {"font": {"size": 22}, "showarrow": false, "text": "Day 6", "x": 0.9306, "xanchor": "center", "xref": "paper", "y": 1, "yanchor": "bottom", "yref": "paper"}, {"font": {"size": 22}, "showarrow": false, "text": "Day 7", "x": 0.06944, "xanchor": "center", "xref": "paper", "y": 0.6111, "yanchor": "bottom", "yref": "paper"}, {"font": {"size": 22}, "showarrow": false, "text": "Day 8", "x": 0.2417, "xanchor": "center", "xref": "paper", "y": 0.6111, "yanchor": "bottom", "yref": "paper"}, {"font": {"size": 22}, "showarrow": false, "text": "Day 9", "x": 0.4139, "xanchor": "center", "xref": "paper", "y": 0.6111, "yanchor": "bottom", "yref": "paper"}, {"font": {"size": 22}, "showarrow": false, "text": "Day 10", "x": 0.5861, "xanchor": "center", "xref": "paper", "y": 0.6111, "yanchor": "bottom", "yref": "paper"}, {"font": {"size": 22}, "showarrow": false, "text": "Day 11", "x": 0.7583, "xanchor": "center", "xref": "paper", "y": 0.6111, "yanchor": "bottom", "yref": "paper"}, {"font": {"size": 22}, "showarrow": false, "text": "Day 12", "x": 0.9306, "xanchor": "center", "xref": "paper", "y": 0.6111, "yanchor": "bottom", "yref": "paper"}, {"font": {"size": 22}, "showarrow": false, "text": "Day 13", "x": 0.06944, "xanchor": "center", "xref": "paper", "y": 0.2222, "yanchor": "bottom", "yref": "paper"}, {"font": {"size": 22}, "showarrow": false, "text": "Day 14", "x": 0.2417, "xanchor": "center", "xref": "paper", "y": 0.2222, "yanchor": "bottom", "yref": "paper"}], "font": {"family": "Arial", "size": 22}, "height": 800, "title": {"x": 0.5, "xanchor": "center", "y": 0.9, "yanchor": "top"}, "width": 1200, "xaxis": {"anchor": "y", "domain": [0, 0.1389], "linewidth": 1.5, "matches": "x", "title": {"text": ""}}, "xaxis10": {"anchor": "y10", "domain": [0.5167, 0.6556], "linewidth": 1.5, "matches": "x", "title": {"text": ""}}, "xaxis11": {"anchor": "y11", "domain": [0.6889, 0.8278], "linewidth": 1.5, "matches": "x", "title": {"text": ""}}, "xaxis12": {"anchor": "y12", "domain": [0.8611, 1], "linewidth": 1.5, "matches": "x", "title": {"text": ""}}, "xaxis13": {"anchor": "y13", "domain": [0, 0.1389], "linewidth": 1.5, "matches": "x", "title": {"text": "Trial"}}, "xaxis14": {"anchor": "y14", "domain": [0.1722, 0.3111], "linewidth": 1.5, "matches": "x", "title": {"text": "Trial"}}, "xaxis15": {"anchor": "y15", "domain": [0.3444, 0.4833], "linewidth": 1.5, "matches": "x", "title": {"text": "Trial"}}, "xaxis16": {"anchor": "y16", "domain": [0.5167, 0.6556], "linewidth": 1.5, "matches": "x", "title": {"text": "Trial"}}, "xaxis17": {"anchor": "y17", "domain": [0.6889, 0.8278], "linewidth": 1.5, "matches": "x", "title": {"text": "Trial"}}, "xaxis18": {"anchor": "y18", "domain": [0.8611, 1], "linewidth": 1.5, "matches": "x", "title": {"text": "Trial"}}, "xaxis2": {"anchor": "y2", "domain": [0.1722, 0.3111], "linewidth": 1.5, "matches": "x", "title": {"text": ""}}, "xaxis3": {"anchor": "y3", "domain": [0.3444, 0.4833], "linewidth": 1.5, "matches": "x", "title": {"text": ""}}, "xaxis4": {"anchor": "y4", "domain": [0.5167, 0.6556], "linewidth": 1.5, "matches": "x", "title": {"text": ""}}, "xaxis5": {"anchor": "y5", "domain": [0.6889, 0.8278], "linewidth": 1.5, "matches": "x", "title": {"text": ""}}, "xaxis6": {"anchor": "y6", "domain": [0.8611, 1], "linewidth": 1.5, "matches": "x", "title": {"text": ""}}, "xaxis7": {"anchor": "y7", "domain": [0, 0.1389], "linewidth": 1.5, "matches": "x", "title": {"text": ""}}, "xaxis8": {"anchor": "y8", "domain": [0.1722, 0.3111], "linewidth": 1.5, "matches": "x", "title": {"text": ""}}, "xaxis9": {"anchor": "y9", "domain": [0.3444, 0.4833], "linewidth": 1.5, "matches": "x", "title": {"text": ""}}, "yaxis": {"anchor": "x", "domain": [0.7778, 1], "linewidth": 1.5, "matches": "y", "title": {"text": "d'"}}, "yaxis10": {"anchor": "x10", "domain": [0.3889, 0.6111], "linewidth": 1.5, "matches": "y", "showticklabels": false, "title": {"text": ""}}, "yaxis11": {"anchor": "x11", "domain": [0.3889, 0.6111], "linewidth": 1.5, "matches": "y", "showticklabels": false, "title": {"text": ""}}, "yaxis12": {"anchor": "x12", "domain": [0.3889, 0.6111], "linewidth": 1.5, "matches": "y", "showticklabels": false, "title": {"text": ""}}, "yaxis13": {"anchor": "x13", "domain": [0, 0.2222], "linewidth": 1.5, "matches": "y", "title": {"text": "d'"}}, "yaxis14": {"anchor": "x14", "domain": [0, 0.2222], "linewidth": 1.5, "matches": "y", "showticklabels": false, "title": {"text": ""}}, "yaxis15": {"anchor": "x15", "domain": [0, 0.2222], "linewidth": 1.5, "matches": "y", "showticklabels": false, "title": {"text": ""}}, "yaxis16": {"anchor": "x16", "domain": [0, 0.2222], "linewidth": 1.5, "matches": "y", "showticklabels": false, "title": {"text": ""}}, "yaxis17": {"anchor": "x17", "domain": [0, 0.2222], "linewidth": 1.5, "matches": "y", "showticklabels": false, "title": {"text": ""}}, "yaxis18": {"anchor": "x18", "domain": [0, 0.2222], "linewidth": 1.5, "matches": "y", "showticklabels": false, "title": {"text": ""}}, "yaxis2": {"anchor": "x2", "domain": [0.7778, 1], "linewidth": 1.5, "matches": "y", "showticklabels": false, "title": {"text": ""}}, "yaxis3": {"anchor": "x3", "domain": [0.7778, 1], "linewidth": 1.5, "matches": "y", "showticklabels": false, "title": {"text": ""}}, "yaxis4": {"anchor": "x4", "domain": [0.7778, 1], "linewidth": 1.5, "matches": "y", "showticklabels": false, "title": {"text": ""}}, "yaxis5": {"anchor": "x5", "domain": [0.7778, 1], "linewidth": 1.5, "matches": "y", "showticklabels": false, "title": {"text": ""}}, "yaxis6": {"anchor": "x6", "domain": [0.7778, 1], "linewidth": 1.5, "matches": "y", "showticklabels": false, "title": {"text": ""}}, "yaxis7": {"anchor": "x7", "domain": [0.3889, 0.6111], "linewidth": 1.5, "matches": "y", "title": {"text": "d'"}}, "yaxis8": {"anchor": "x8", "domain": [0.3889, 0.6111], "linewidth": 1.5, "matches": "y", "showticklabels": false, "title": {"text": ""}}, "yaxis9": {"anchor": "x9", "domain": [0.3889, 0.6111], "linewidth": 1.5, "matches": "y", "showticklabels": false, "title": {"text": ""}}}}
